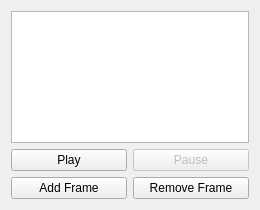
<?xml version="1.0" encoding="UTF-8"?>
<ui version="4.0">
 <class>FramePanel</class>
 <widget class="QWidget" name="FramePanel">
  <property name="geometry">
   <rect>
    <x>0</x>
    <y>0</y>
    <width>260</width>
    <height>210</height>
   </rect>
  </property>
  <layout class="QVBoxLayout" name="verticalLayout">
   <item>
    <widget class="QListWidget" name="FrameList">
     <property name="dragEnabled">
      <bool>true</bool>
     </property>
     <property name="dragDropMode">
      <enum>QAbstractItemView::DragDropMode::InternalMove</enum>
     </property>
     <property name="defaultDropAction">
      <enum>Qt::DropAction::MoveAction</enum>
     </property>
    </widget>
   </item>
   <item>
    <layout class="QHBoxLayout" name="playbackLayout">
     <item>
      <widget class="QPushButton" name="PlayButton">
       <property name="text">
        <string>Play</string>
       </property>
      </widget>
     </item>
     <item>
      <widget class="QPushButton" name="PauseButton">
       <property name="text">
        <string>Pause</string>
       </property>
       <property name="enabled">
        <bool>false</bool>
       </property>
      </widget>
     </item>
    </layout>
   </item>
   <item>
    <layout class="QHBoxLayout" name="buttonLayout">
     <item>
      <widget class="QPushButton" name="AddFrameButton">
       <property name="text">
        <string>Add Frame</string>
       </property>
      </widget>
     </item>
     <item>
      <widget class="QPushButton" name="DeleteFrameButton">
       <property name="text">
        <string>Remove Frame</string>
       </property>
      </widget>
     </item>
    </layout>
   </item>
  </layout>
 </widget>
 <resources/>
 <connections/>
</ui>
